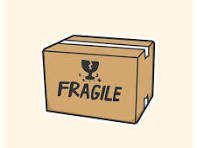
#> input picture section1_cv/box.jpg, 197 x 148 px, found by its file name
$ python image_detection.py
#> lines starting #> are read from the running program, lines starting #| are printed output that depends on the picture; after the words box and inside, x2 and y2 are one past the last pixel; in counts of white or black regions, pixels touching at a corner belong together
#> further down, image is the input picture: shape (148, 197, 3); mean B, G, R 192.8, 215.9, 230.6
import cv2
import numpy as np


def detect_boxes(image):
    """
    Detect rectangular box-like objects using classical CV.
    Returns image with bounding boxes drawn.
    """

    # 1️⃣ Convert to grayscale
    gray = cv2.cvtColor(image, cv2.COLOR_BGR2GRAY)
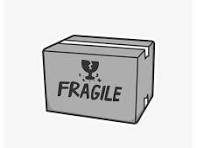
#> gray: shape (148, 197); min 0, max 255, mean 217.8

    # 2️⃣ Blur to reduce noise
    blurred = cv2.GaussianBlur(gray, (5, 5), 0)
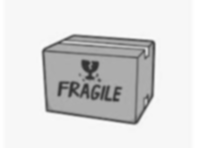
#> blurred: shape (148, 197); min 48, max 255, mean 217.8

    # 3️⃣ Edge detection
    edges = cv2.Canny(blurred, 50, 150)
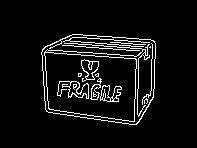
#> edges: shape (148, 197); 6.4% white in thin lines or dots, all inside (x1, y1, x2, y2) = (41, 34, 156, 125)

    # 4️⃣ Morphological closing (fills small gaps in edges)
    kernel = np.ones((5, 5), np.uint8)
    closed = cv2.morphologyEx(edges, cv2.MORPH_CLOSE, kernel)
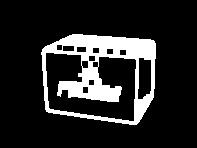
#> closed: shape (148, 197); 15.1% white; 1 white region

    # 5️⃣ Find contours
    contours, _ = cv2.findContours(
        closed,
        cv2.RETR_EXTERNAL,
        cv2.CHAIN_APPROX_SIMPLE
    )
#> contours = 1 contour; box (x1, y1, x2, y2) and area: (41, 34, 156, 125) 8754

    detected_boxes = []

    for cnt in contours:
        area = cv2.contourArea(cnt)

        # Ignore very small noise only
        if area < 50:
            continue

        # Get bounding rect
        x, y, w, h = cv2.boundingRect(cnt)
        aspect_ratio = float(w) / h

        # Filter unrealistic shapes (e.g. extremely thin lines)
        if 0.5 < aspect_ratio < 4.0:

            detected_boxes.append((x, y, w, h))

            # Calculate center
            cx = x + w // 2
            cy = y + h // 2

            # Draw rectangle
            cv2.rectangle(
                image,
                (x, y),
                (x + w, y + h),
                (0, 255, 0),
                2
            )

            # Draw center
            cv2.circle(image, (cx, cy), 5, (0, 0, 255), -1)

            # Draw dimensions and center text
            label = f"{w}x{h} ({cx},{cy})"
            cv2.putText(
                image,
                label,
                (x, y - 10),
                cv2.FONT_HERSHEY_SIMPLEX,
                0.5,
                (0, 255, 0),
                2
            )
#> this loop made 1 pass
#> (area, x, y, w, h, aspect_ratio, cx, cy) on pass 1: (8753.5, 41, 34, 115, 91, 1.26, 98, 79)
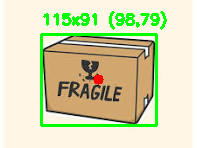
#> image: shape (148, 197, 3); 7.34% of pixels changed, all inside (x1, y1, x2, y2) = (40, 11, 167, 127)
#> after the loop, detected_boxes = [(41, 34, 115, 91)]

    return image, detected_boxes


if __name__ == "__main__":

    image_path = "section1_cv/box.jpg"
    image = cv2.imread(image_path)

    if image is None:
        print("Image not found.")
        exit()

    output, boxes = detect_boxes(image)
#> boxes = [(41, 34, 115, 91)]

    print(f"Detected {len(boxes)} box(es)")
#| Detected 1 box(es)

    cv2.imshow("Detected Boxes", output)
    cv2.waitKey(0)
    cv2.destroyAllWindows()
